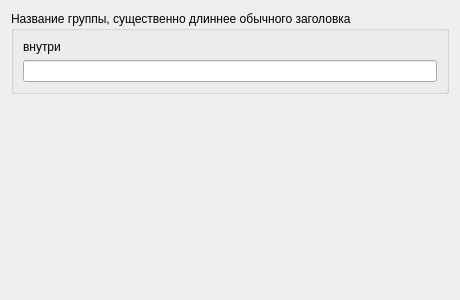
<?xml version="1.0" encoding="UTF-8"?>
<ui version="4.0"><class>Dialog</class><widget class="QDialog" name="Dialog"><property name="geometry"><rect><x>0</x><y>0</y><width>460</width><height>300</height></rect></property><property name="windowTitle"><string>#086 text/171_group_long_title</string></property><layout class="QVBoxLayout" name="verticalLayout"><property name="leftMargin"><number>11</number></property><property name="topMargin"><number>11</number></property><property name="rightMargin"><number>11</number></property><property name="bottomMargin"><number>11</number></property><property name="spacing"><number>6</number></property><item><widget class="QGroupBox" name="g1"><property name="title"><string>Название группы, существенно длиннее обычного заголовка</string></property><layout class="QVBoxLayout" name="g1Layout"><property name="leftMargin"><number>9</number></property><property name="topMargin"><number>9</number></property><property name="rightMargin"><number>9</number></property><property name="bottomMargin"><number>9</number></property><property name="spacing"><number>6</number></property><item><widget class="QLabel" name="l1"><property name="text"><string>внутри</string></property></widget></item><item><widget class="QLineEdit" name="e1"></widget></item></layout></widget></item><item><spacer name="verticalSpacer"><property name="orientation"><enum>Qt::Orientation::Vertical</enum></property><property name="sizeHint" stdset="0"><size><width>40</width><height>20</height></size></property></spacer></item></layout></widget></ui>
